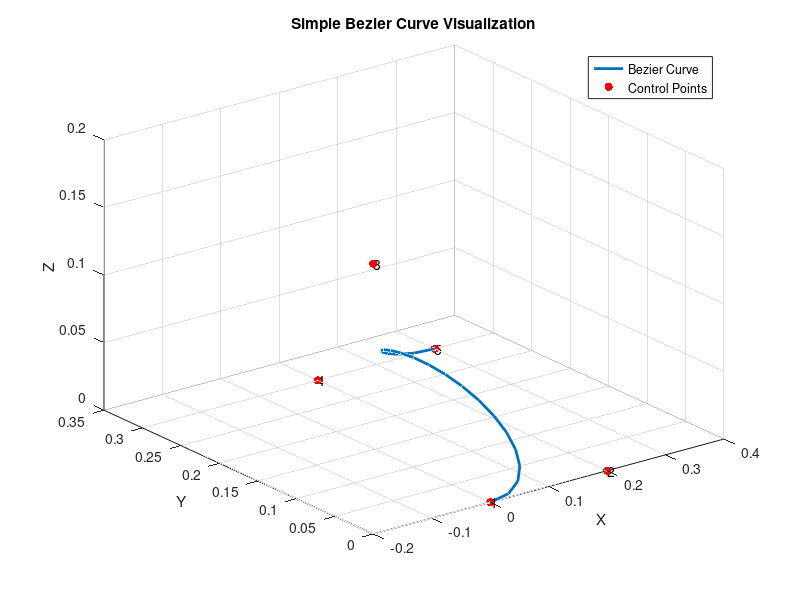

Source code (MATLAB):
% 定义贝塞尔曲线的控制点
pos_start = [0; 0; 0];
pos_end = [0.3; 0.3; 0];
height = 0.2;

p0 = pos_start;   % 初始位置
p1 = pos_start;   % 控制点1
p2 = pos_start;   % 控制点2
p3 = pos_end;     % 控制点3
p4 = pos_end;     % 最终位置

p2(3) = p2(3) + height;


vel=[2;0;0];
kBezierDegree=4;
dalpha_dt=1/0.4;

bezier_delta = [1; 1; 1];
bezier_delta(1)=vel(1)/dalpha_dt/kBezierDegree;
bezier_delta(2)=vel(2)/dalpha_dt/kBezierDegree;
bezier_delta(3)=vel(3)/dalpha_dt/kBezierDegree;

p1(1:2) = p1(1:2) + bezier_delta(1:2);
p2 = p2 - bezier_delta;
p3 = p3 - bezier_delta;

% 设置曲线的步长
step = 0.05;

% 计算贝塞尔曲线上的点
points = [];
for t = 0:step:1
    point = (1-t)^4 * p0 + 4*(1-t)^3*t * p1 + 6*(1-t)^2*t^2 * p2 + 4*(1-t)*t^3 * p3 + t^4 * p4;
    points = [points point];
end

% 绘制贝塞尔曲线和控制点
% figure;
plot3(points(1,:), points(2,:), points(3,:), 'LineWidth', 2);
hold on;
scatter3([p0(1), p1(1), p2(1), p3(1), p4(1)], [p0(2), p1(2), p2(2), p3(2), p4(2)], [p0(3), p1(3), p2(3), p3(3), p4(3)], 'r', 'filled');
for i = 1:5
    x = [p0(1), p1(1), p2(1), p3(1), p4(1)];
    y = [p0(2), p1(2), p2(2), p3(2), p4(2)];
    z = [p0(3), p1(3), p2(3), p3(3), p4(3)];
    text(x(i), y(i), z(i), num2str(i));
end
title('Simple Bezier Curve Visualization');
xlabel('X');
ylabel('Y');
zlabel('Z');
grid on;
legend('Bezier Curve', 'Control Points');
